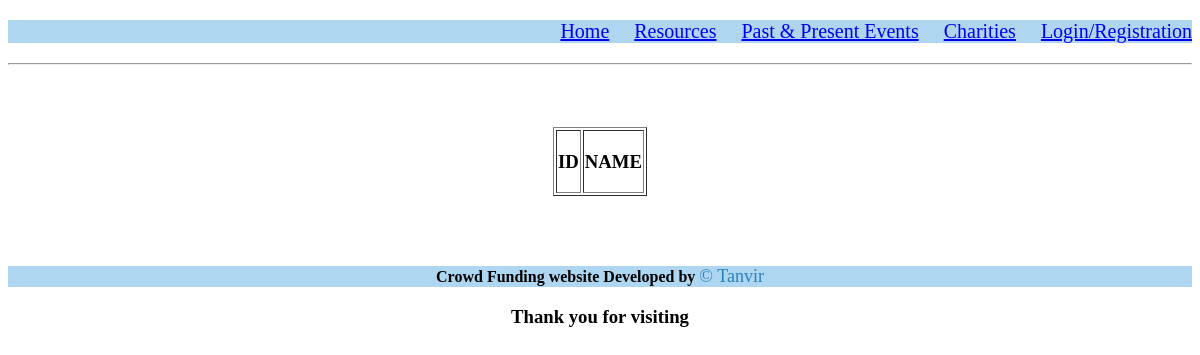
The page /view/Charities.php on the database as committed earlier.
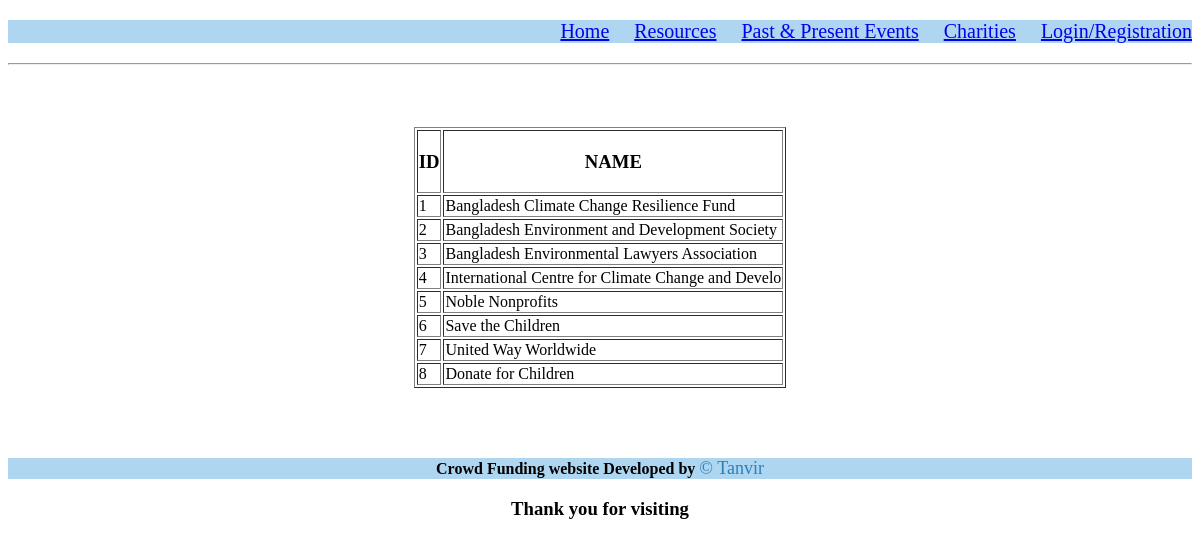
The same page on the database as committed later.
### tables this page shows
CREATE TABLE `charity_list` (
  `id` int(50) NOT NULL,
  `Charity_name` varchar(50) NOT NULL
);

### model/CharityModel.php (called while the page is built, shortened)
<?php
	function getAllUsers(){
		$con = getConnection();
		$sql= "select * from charity_list";
		$result = mysqli_query($con, $sql);
		return $result;
	}
?>

### view/charities.php (the view, shortened to what this page needs)
<?php
	require_once('../model/CharityModel.php');
?>
<!DOCTYPE html>
<html>
<head>
</head>
<body>
	<?php require_once'../model/Links.php'?>
	<br><br><br>
	<table border="1" align="center">
		<tr>
			<th align="center"><h3>ID</h3></th>
			<td align="center"><h3>NAME</h3></td>
		</tr>
	<?php
		$result = getAllUsers();
		while ($user = mysqli_fetch_assoc($result)) {
	?>
		<tr>
			<td><?=$user['id']?></td>
			<td><?=$user['Charity_name']?></td>
		</tr>
	<?php } ?>
	</table>
	<br><br><br>
	<?php  require_once'../model/Credit.php' ?>
</body>
</html>

### model/Links.php (shortened to what this page needs)
<!DOCTYPE html>
<html>
<head>
</head>
<body>
	<p style="font-size: 20px; background-color: #AED6F1 " align="right" >
    	 <a href="Home.php">Home</a>&nbsp;&nbsp;&nbsp;&nbsp;
         <a href="resources.php">Resources</a>&nbsp;&nbsp;&nbsp;&nbsp;
         <a href="past&presentEvents.php">Past & Present Events</a>&nbsp;&nbsp;&nbsp;&nbsp;
         <a href="Charities.php">Charities</a>&nbsp;&nbsp;&nbsp;&nbsp;
         <a href="login.php">Login/Registration</a>
     <hr>
</body>
</html>

### model/Credit.php (shortened to what this page needs)
<!DOCTYPE html>
<html>
<head>
</head>
<body>
  <p style="background-color:#AED6F1; text-align: center"><b>Crowd Funding website Developed by </b> <font color="#2980B9 "size="4px">&copy; Tanvir </font> <center><h3>Thank you for visiting</h3></center></p>
</body>
</html>

Rows that differ between the two databases and show on the page:
added charity_list: id "1", Charity_name "Bangladesh Climate Change Resilience Fund"
added charity_list: id "2", Charity_name "Bangladesh Environment and Development Society"
added charity_list: id "3", Charity_name "Bangladesh Environmental Lawyers Association"
added charity_list: id "4", Charity_name "International Centre for Climate Change and Develo"
added charity_list: id "5", Charity_name "Noble Nonprofits"
added charity_list: id "6", Charity_name "Save the Children"
added charity_list: id "7", Charity_name "United Way Worldwide"
added charity_list: id "8", Charity_name "Donate for Children"
